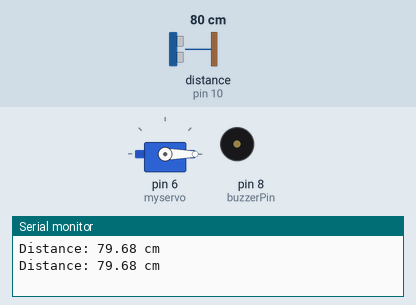
A sketch run on a simulated Arduino Uno, built with avr-gcc and run on an emulated ATmega328P. Parts: servo, buzzer (waves = sounding), the last lines printed to the serial monitor. Wiring (inferred from the names in the program): ultrasonic range finder: trigger pin 9; echo pin 10. Inputs (shaded band) come from the test bench; at power-on: distance to the obstacle (sensor on pin 10) 80 cm. The echo pulse lasts 58.3 µs per cm.

Above: at 3.4 s.
3.5 s: distance to the obstacle (sensor on pin 10) set to 2 cm
At 5.5 s:
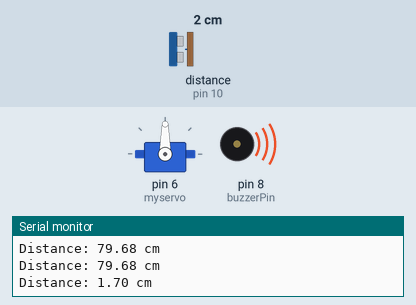
6.9 s: distance to the obstacle (sensor on pin 10) set to 9 cm
10.3 s: distance to the obstacle (sensor on pin 10) set to 12 cm
At 12.6 s:
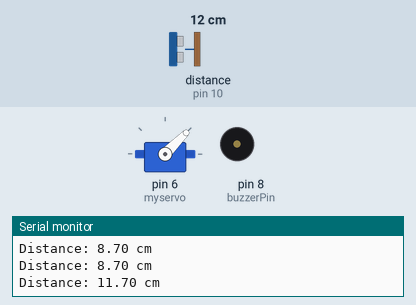
13.7 s: distance to the obstacle (sensor on pin 10) set to 4 cm
At 15.8 s:
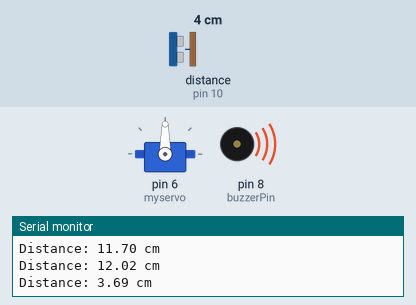
17.1 s: distance to the obstacle (sensor on pin 10) set to 18 cm
At 18.6 s:
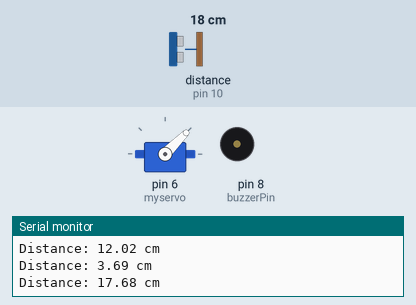
Timing chart, 0 to 20.1 s (numbered marks = the images above; inputs shaded):
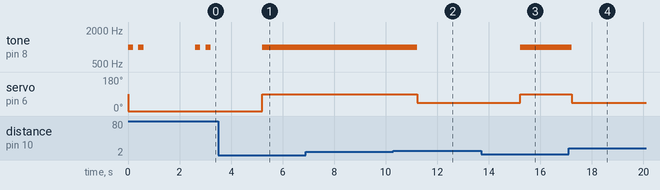

The sketch:

robotic_arms_assignment_b1.ino
```cpp
#include <Servo.h>

Servo myservo;

const int trigPin = 9;
const int echoPin = 10;
const int buzzerPin = 8;

long duration;
float distance;

void setup() {
  Serial.begin(9600);

  pinMode(trigPin, OUTPUT);
  pinMode(echoPin, INPUT);
  pinMode(buzzerPin, OUTPUT);

  myservo.attach(6);
}

void loop() {
  // Send ultrasonic pulse
  digitalWrite(trigPin, LOW);
  delayMicroseconds(2);

  digitalWrite(trigPin, HIGH);
  delayMicroseconds(10);
  digitalWrite(trigPin, LOW);

  // Measure the echo, with a timeout
  duration = pulseIn(echoPin, HIGH, 30000UL);

  // Calculate the distance
  distance = (duration * 0.0343) / 2.0;

  // Display the distance
  if (duration == 0) {
    Serial.println("No echo detected");
  } else {
    Serial.print("Distance: ");
    Serial.print(distance);
    Serial.println(" cm");
  }

  // Move servo and control buzzer according to distance
  if (duration == 0) {
    // No echo detected
    myservo.write(0);
    tone(buzzerPin, 2000);
    delay(200);
    noTone(buzzerPin);
    delay(200);
    tone(buzzerPin, 1000);
    delay(200);
    noTone(buzzerPin);

  } else if (distance <= 10 && distance > 0) {
    // Object is very close
    myservo.write(90);
    tone(buzzerPin, 1000);

  } else if (distance > 10 && distance <= 30) {
    // Object is at a medium distance
    myservo.write(45);
    noTone(buzzerPin);

  } else if (distance > 30) {
    // Object is far away: two short beeps
    myservo.write(0);

    tone(buzzerPin, 1000);
    delay(200);
    noTone(buzzerPin);
    delay(200);

    tone(buzzerPin, 1000);
    delay(200);
    noTone(buzzerPin);
  }

  // Wait before the next measurement
  delay(2000);
}
```

Measured:
- the behaviour switches between 10 and 11 cm on distance to the obstacle (sensor on pin 10) (found by bisection; images 1 and 2)
- after the input at 3.5 s, tone on pin 8 (buzzerPin): goes on until 5.2 s, then stays 1000 Hz; servo on pin 6 (myservo): 0° → 90° after 1.7 s
- after the input at 10.3 s, tone on pin 8 (buzzerPin): 1000 Hz → silent after 0.92 s; servo on pin 6 (myservo): 90° → 45° after 0.92 s
- after the input at 13.7 s, tone on pin 8 (buzzerPin): silent → 1000 Hz after 1.5 s; servo on pin 6 (myservo): 45° → 90° after 1.5 s
- after the input at 17.1 s, tone on pin 8 (buzzerPin): 1000 Hz → silent after 0.12 s; servo on pin 6 (myservo): 90° → 45° after 0.12 s
- by itself, tone on pin 8 (buzzerPin): plays 1000 Hz for 0.20 s, 1000 Hz for 0.20 s, 1000 Hz for 0.20 s, 1000 Hz for 0.20 s
